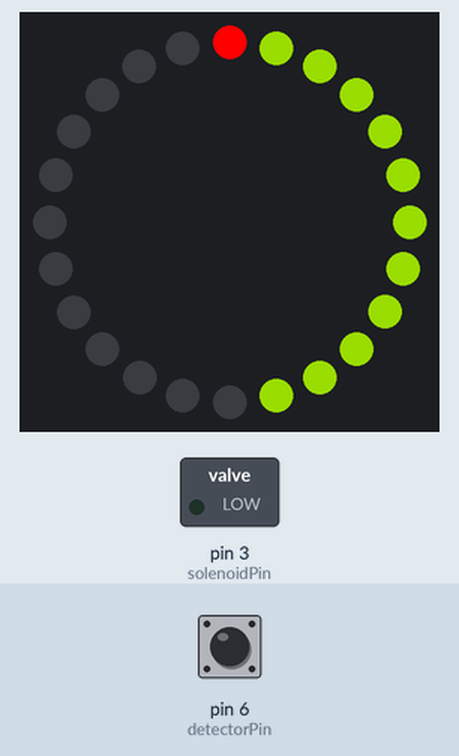
Recording of a sketch running on a simulated Arduino Uno, built with avr-gcc and run on an emulated ATmega328P. On the bench: 24 RGB LEDs in a ring, first at the top, clockwise, switched loads named in the sketch (green lamp = pin HIGH). Inputs (shaded band) come from the test bench; at power-on: pin 6 (detectorPin) HIGH. Dim RGB values are drawn brighter than linear; what the sketch prints to the serial monitor is not drawn.

Above: at 4.2 s.
4.3 s: pin 6 (detectorPin) pulled LOW for 1 s
At 5.32 s:
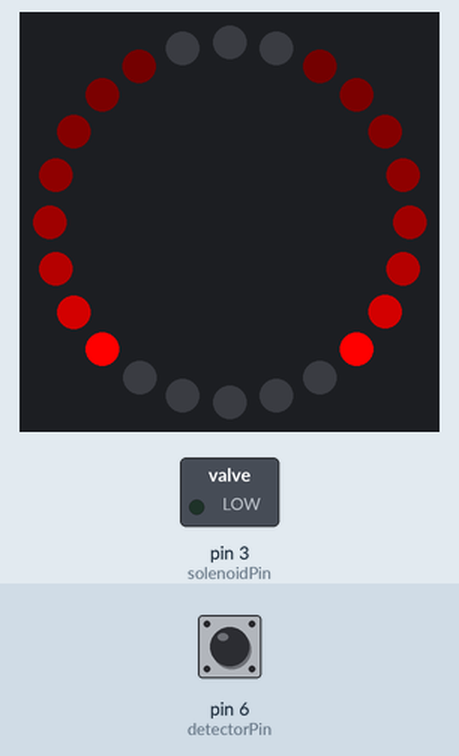
5.9 s: pin 6 (detectorPin) pulled LOW for 3.2 s
At 9.14 s:
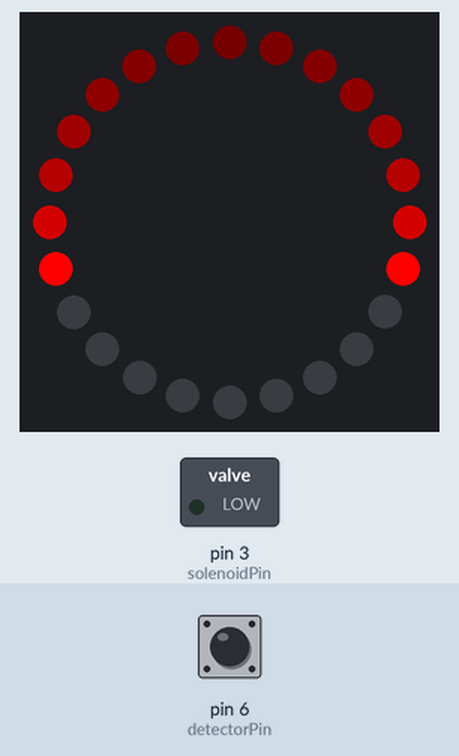
9.7 s: pin 6 (detectorPin) pulled LOW for 0.15 s
At 9.85 s:
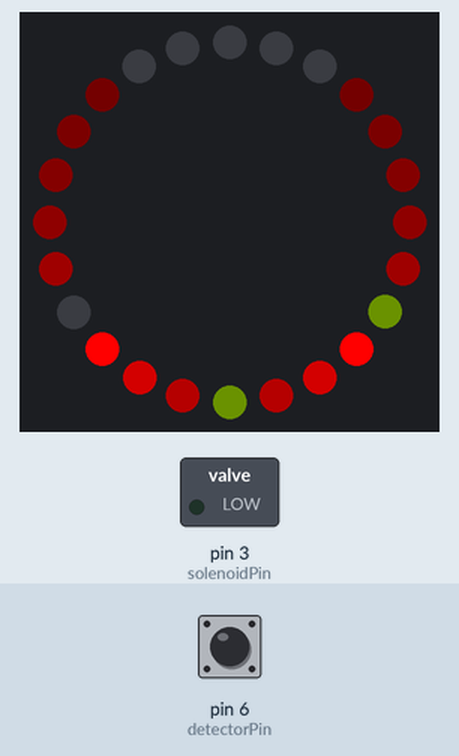
10.4 s: pin 6 (detectorPin) pulled LOW for 1 s
At 12.7 s:
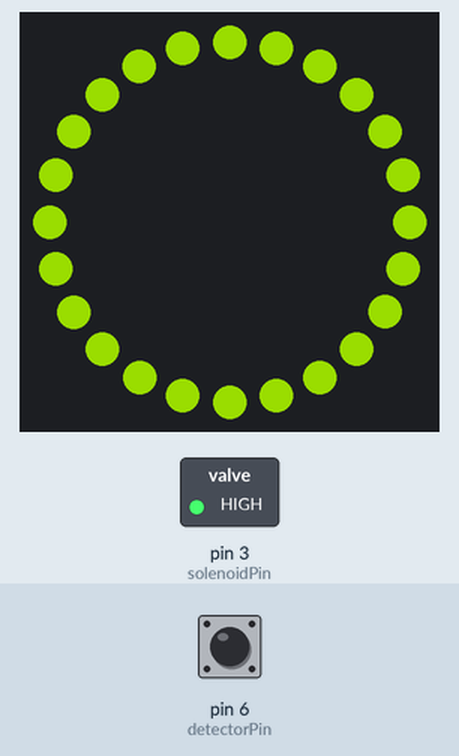
Timing chart, 0 to 13.0 s (numbered marks = the images above; inputs shaded):
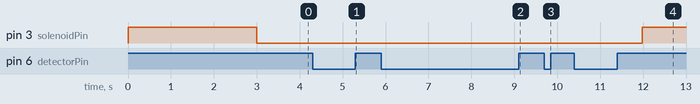

Measured:
- after the input at 4.3 s, pin 3 (solenoidPin): stays LOW (without the input it goes to HIGH after 1.0 s)
- after the input at 5.9 s, pin 3 (solenoidPin): stays LOW (without the input it goes to HIGH after 0.79 s)
- after the input at 10.4 s, pin 3 (solenoidPin): LOW → HIGH after 1.6 s instead of 0.21 s

The sketch:

kassakaappi.ino
```cpp
#include <Adafruit_NeoPixel.h>

// Pattern types supported:
enum  pattern { NONE, COLOR_WIPE, SCANNER };
// Patern directions supported:
enum  direction { FORWARD, REVERSE };

// NeoPattern Class - derived from the Adafruit_NeoPixel class
class NeoPatterns : public Adafruit_NeoPixel
{
  public:

    // Member Variables:
    pattern  ActivePattern;  // which pattern is running
    direction Direction;     // direction to run the pattern

    unsigned long Interval;   // milliseconds between updates
    unsigned long lastUpdate; // last update of position

    uint32_t Color1, Color2;  // What colors are in use
    uint16_t TotalSteps;  // total number of steps in the pattern
    uint16_t Index;  // current step within the pattern

    void (*OnComplete)();  // Callback on completion of pattern

    // Constructor - calls base-class constructor to initialize strip
    NeoPatterns(uint16_t pixels, uint8_t pin, uint8_t type, void (*callback)())
      : Adafruit_NeoPixel(pixels, pin, type)
    {
      OnComplete = callback;
    }

    // Update the pattern
    void Update()
    {
      if ((millis() - lastUpdate) > Interval) // time to update
      {
        lastUpdate = millis();
        switch (ActivePattern)
        {
          case COLOR_WIPE:
            ColorWipeUpdate();
            break;
          case SCANNER:
            ScannerUpdate();
            break;
          default:
            break;
        }
      }
    }

    // Increment the Index and reset at the end
    void Increment()
    {
      if (Direction == FORWARD)
      {
        Index++;
        if (Index >= TotalSteps)
        {
          Index = 0;
          if (OnComplete != NULL)
          {
            OnComplete(); // call the comlpetion callback
          }
        }
      }
      else // Direction == REVERSE
      {
        --Index;
        if (Index <= 0)
        {
          Index = TotalSteps - 1;
          if (OnComplete != NULL)
          {
            OnComplete(); // call the comlpetion callback
          }
        }
      }
    }

    // Reverse pattern direction
    void Reverse()
    {
      if (Direction == FORWARD)
      {
        Direction = REVERSE;
        Index = TotalSteps - 1;
      }
      else
      {
        Direction = FORWARD;
        Index = 0;
      }
    }

    // Initialize for a ColorWipe
    void ColorWipe(uint32_t color, uint8_t interval, direction dir = FORWARD)
    {
      ActivePattern = COLOR_WIPE;
      Interval = interval;
      TotalSteps = numPixels();
      Color1 = color;
      Index = 0;
      Direction = dir;
    }

    // Update the Color Wipe Pattern
    void ColorWipeUpdate()
    {
      setPixelColor(Index, Color1);
      show();
      Increment();
    }

    // Initialize for a SCANNNER
    void Scanner(uint32_t color1, uint8_t interval)
    {
      ActivePattern = SCANNER;
      Interval = interval;
      TotalSteps = (numPixels() - 1) * 2;
      Color1 = color1;
      Index = 0;
    }

    // Update the Scanner Pattern
    void ScannerUpdate()
    {
      for (int i = 0; i < numPixels(); i++)
      {
        if (i == Index)  // Scan Pixel to the right
        {
          setPixelColor(i, Color1);
        }
        else if (i == TotalSteps - Index) // Scan Pixel to the left
        {
          setPixelColor(i, Color1);
        }
        else // Fading tail
        {
          setPixelColor(i, DimColor(getPixelColor(i)));
        }
      }
      show();
      Increment();
    }

    // Calculate 50% dimmed version of a color (used by ScannerUpdate)
    uint32_t DimColor(uint32_t color)
    {
      // Shift R, G and B components one bit to the right
      uint32_t dimColor = Color(Red(color) >> 1, Green(color) >> 1, Blue(color) >> 1);
      return dimColor;
    }

    // Set all pixels to a color (synchronously)
    void ColorSet(uint32_t color)
    {
      for (int i = 0; i < numPixels(); i++)
      {
        setPixelColor(i, color);
      }
      show();
    }

    // Returns the Red component of a 32-bit color
    uint8_t Red(uint32_t color)
    {
      return (color >> 16) & 0xFF;
    }

    // Returns the Green component of a 32-bit color
    uint8_t Green(uint32_t color)
    {
      return (color >> 8) & 0xFF;
    }

    // Returns the Blue component of a 32-bit color
    uint8_t Blue(uint32_t color)
    {
      return color & 0xFF;
    }

    // Input a value 0 to 255 to get a color value.
    // The colours are a transition r - g - b - back to r.
    uint32_t Wheel(byte WheelPos)
    {
      WheelPos = 255 - WheelPos;
      if (WheelPos < 85)
      {
        return Color(255 - WheelPos * 3, 0, WheelPos * 3);
      }
      else if (WheelPos < 170)
      {
        WheelPos -= 85;
        return Color(0, WheelPos * 3, 255 - WheelPos * 3);
      }
      else
      {
        WheelPos -= 170;
        return Color(WheelPos * 3, 255 - WheelPos * 3, 0);
      }
    }
};

void Ring1Complete();

// Define some NeoPatterns for the two rings and the stick
//  as well as some completion routines
NeoPatterns Ring1(24, 9, NEO_GRB + NEO_KHZ800, &Ring1Complete);
#define solenoidPin 3
#define detectorPin 6


// Initialize everything and prepare to start
void setup()
{
  Serial.begin(115200);

  pinMode(solenoidPin, OUTPUT);
  pinMode(detectorPin, INPUT);
  pinMode(6, INPUT_PULLUP);

  digitalWrite(solenoidPin, HIGH);
  delay(3000);
  digitalWrite(solenoidPin, LOW);

  // Initialize all the pixelStrips
  Ring1.begin();

  // Kick off a pattern
  Ring1.Scanner(Ring1.Color(255, 0, 0), 50);
}

// Main loop
void loop()
{
  // Update the rings.
  Ring1.Update();
  Serial.println(digitalRead(6));
  // Switch patterns on a button press:
  if (digitalRead(6) == 1) // Button #1 pressed
  {
    Ring1.Color1 = Ring1.Wheel(50);
    Ring1.TotalSteps = Ring1.numPixels();
    Ring1.Interval = 100;
    Ring1.ActivePattern = COLOR_WIPE;
  }
  else // Back to normal operation
  {
    // Restore all pattern parameters to normal values
    Ring1.Interval = 50;
    Ring1.Color1 = Ring1.Wheel(0);
    Ring1.TotalSteps = Ring1.numPixels();
    Ring1.ActivePattern = SCANNER;

  }
}

//------------------------------------------------------------
//Completion Routines - get called on completion of a pattern
//------------------------------------------------------------

// Ring1 Completion Callback
void Ring1Complete()
{
  if (digitalRead(6) == 1)  // Button #2 pressed
  {
    Ring1.ColorSet(Ring1.Wheel(50));
    digitalWrite(solenoidPin, HIGH);
    delay(15000);
    Ring1.Interval = 50;
    Ring1.Color1 = Ring1.Wheel(0);
    Ring1.TotalSteps = Ring1.numPixels();
    Ring1.ActivePattern = SCANNER;
    digitalWrite(solenoidPin, LOW);
  }
  else  // Retrn to normal
  {
    Ring1.Reverse();
  }
}
```
